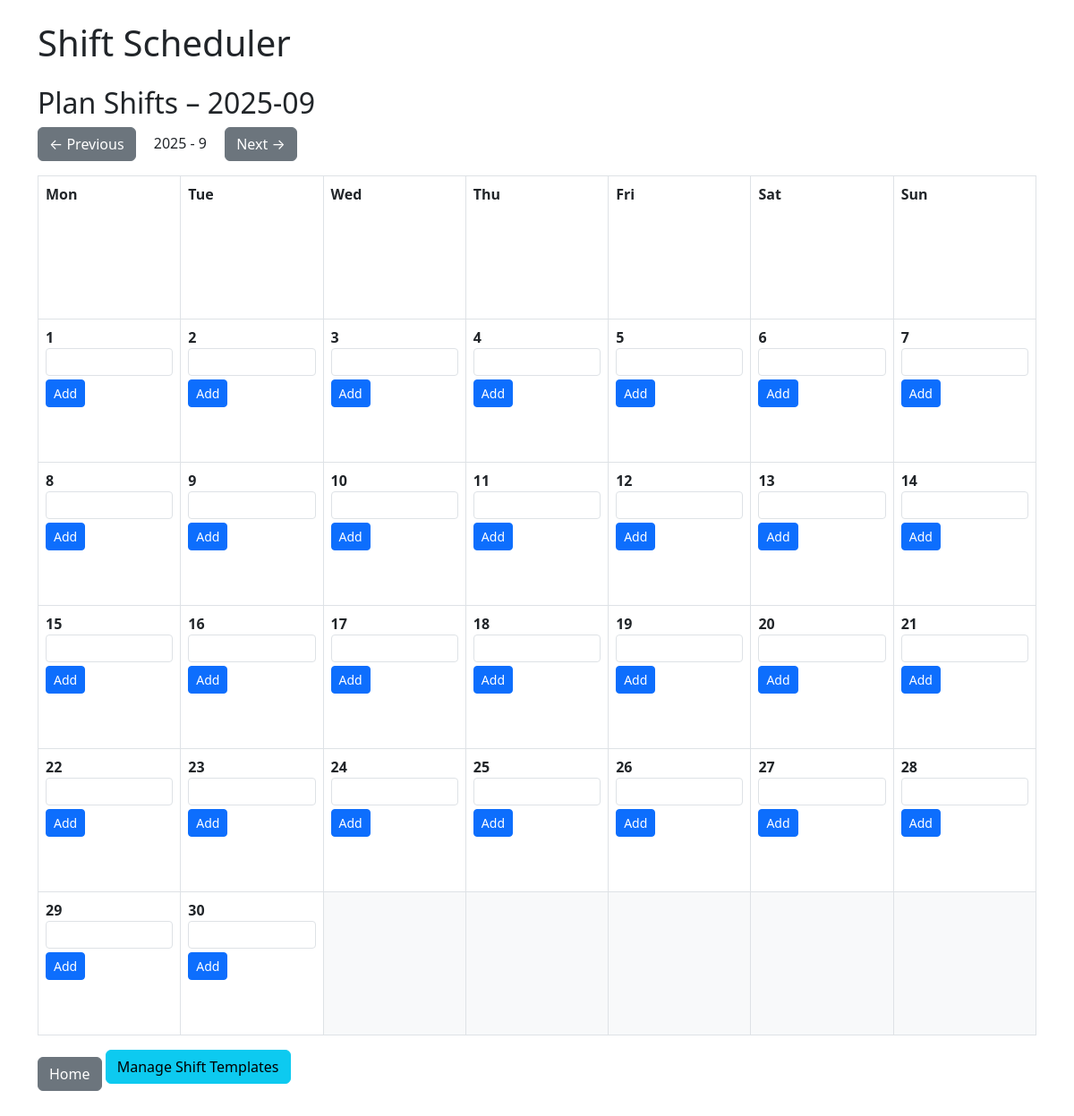
Before: /plan_schedule/2025/9 with the older database file.
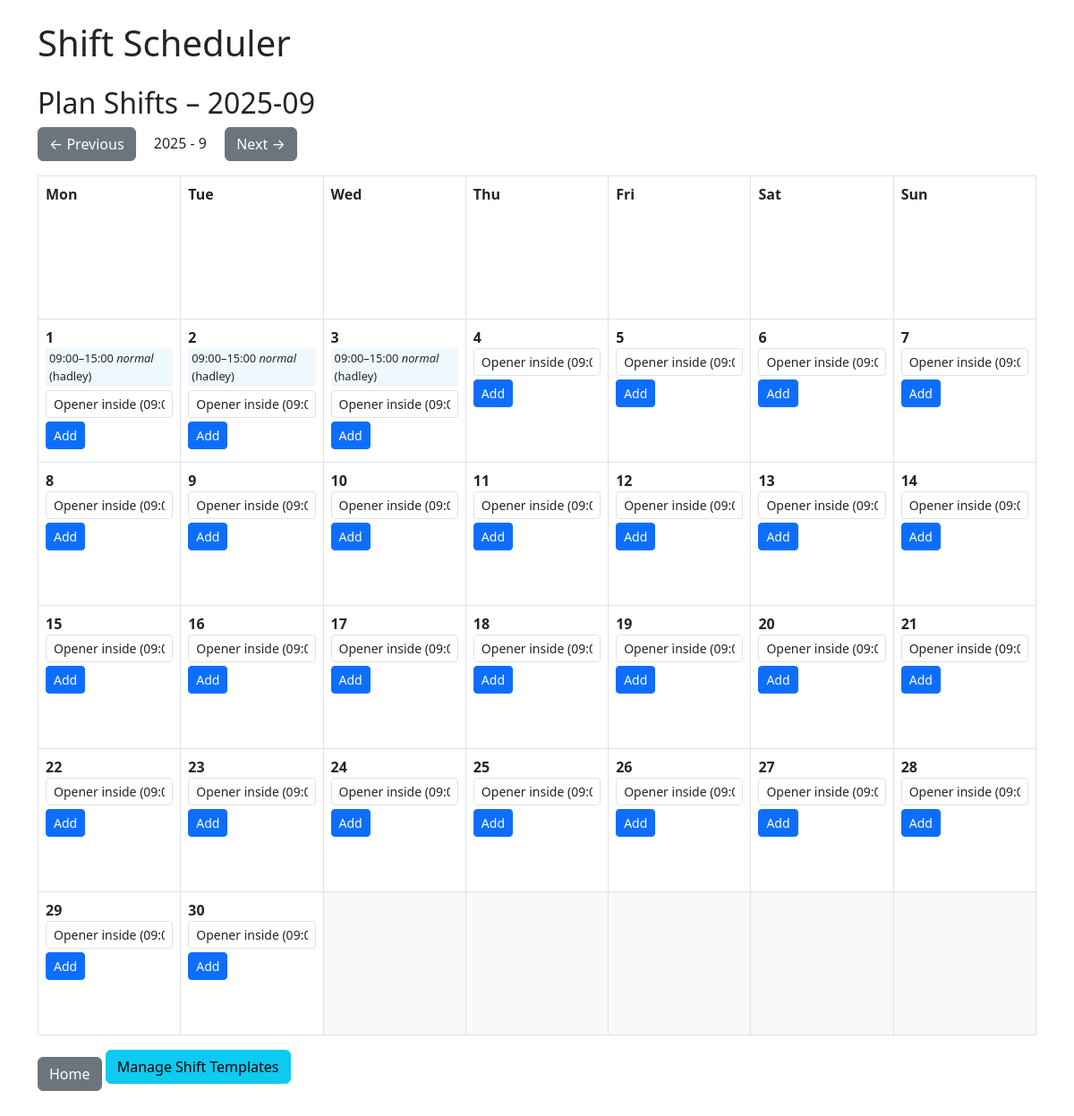
After: the same page with the newer database file.
### models.py (models this page shows, shortened)
class Shift(db.Model):
    id = db.Column(db.Integer, primary_key=True)
    date = db.Column(db.Date, nullable=False)
    start_time = db.Column(db.Time, nullable=False)
    end_time = db.Column(db.Time, nullable=False)
    role_type = db.Column(db.String(20), default="normal")
    worker_id = db.Column(db.Integer, db.ForeignKey('worker.id', ondelete="CASCADE"), nullable=True)

class Worker(db.Model):
    id = db.Column(db.Integer, primary_key=True)
    name = db.Column(db.String(50), nullable=False)
    shifts = db.relationship('Shift', backref='worker', cascade="all, delete-orphan", passive_deletes=True)
    user_id = db.Column(db.Integer, db.ForeignKey('user.id'), unique=True)
    user = db.relationship('User', backref=db.backref('worker', uselist=False))
    unavailable_days = db.Column(db.Text, default='[]')  # JSON string like {"2025-08-05": true, "2025-08-13": true}
    is_cart_staff = db.Column(db.Boolean, default=False)
    is_turn_grill_staff = db.Column(db.Boolean, default=False)

### app.py (the view, shortened to what this page needs)
@app.route("/plan_schedule/<int:year>/<int:month>", methods=["GET", "POST"])
def plan_schedule(year, month):
    days = list(calendar.Calendar().itermonthdates(year, month))
    shifts = Shift.query.filter(
        extract("year", Shift.date) == year,
        extract("month", Shift.date) == month
    ).all()
    shifts_by_day = {}
    for s in shifts:
        key = s.date.strftime("%Y-%m-%d") if isinstance(s.date, date) else s.date.date().strftime("%Y-%m-%d")
        shifts_by_day.setdefault(key, []).append(s)
    prev_month = month - 1 or 12
    next_month = month + 1 if month < 12 else 1
    prev_year = year - 1 if month == 1 else year
    next_year = year + 1 if month == 12 else year
    templates = ShiftTemplate.query.all()
    return render_template(
        "plan_schedule.html",
        year=year,
        month=month,
        days=days,
        shifts_by_day=shifts_by_day,
        prev_month=prev_month,
        next_month=next_month,
        prev_year=prev_year,
        next_year=next_year,
        templates=templates  # pass to template
    )

### templates/plan_schedule.html (shortened to what this page needs)
{% extends "base.html" %}
{% block content %}
<h2>Plan Shifts – {{ year }}-{{ "%02d"|format(month) }}</h2>
<div class="calendar-nav mb-3">
    <a href="{{ url_for('plan_schedule', year=prev_year, month=prev_month) }}" class="btn btn-secondary">← Previous</a>
    <span class="mx-3">{{ year }} - {{ month }}</span>
    <a href="{{ url_for('plan_schedule', year=next_year, month=next_month) }}" class="btn btn-secondary">Next →</a>
</div>
<form method="POST" action="{{ url_for('plan_schedule', year=year, month=month) }}">
<table class="table table-bordered calendar">
    <thead>
        <tr>
            <th>Mon</th><th>Tue</th><th>Wed</th><th>Thu</th>
            <th>Fri</th><th>Sat</th><th>Sun</th>
        </tr>
    </thead>
    <tbody>
        <tr>
        {% for d in days %}
            {% if d.month != month %}
                <td class="bg-light"></td>
            {% else %}
                <td valign="top">
                    <strong>{{ d.day }}</strong>
                    {% set day_key = d.strftime("%Y-%m-%d") %}
                    <div class="shift-list">
                        {% for shift in shifts_by_day.get(day_key, []) %}
                            <div class="shift-entry
                            ">
                                {{ shift.start_time.strftime("%H:%M") }}–{{ shift.end_time.strftime("%H:%M") }}
                                <em>{{ shift.role_type }}</em>
                                {% if shift.worker %}
                                    ({{ shift.worker.name }})
                                {% else %}
                                    <strong>Unassigned</strong>
                                {% endif %}
                            </div>
                        {% endfor %}
                    </div>
                    <form method="POST" action="{{ url_for('plan_schedule', year=year, month=month) }}">
                        <select name="template_id" class="form-control form-control-sm mb-1">
                            {% for t in templates %}
                                <option value="{{ t.id }}">{{ t.name }} ({{ t.start_time.strftime("%H:%M") }}–{{ t.end_time.strftime("%H:%M") }}, {{ t.role_type }})</option>
                            {% endfor %}
                        </select>
                        <button type="submit" class="btn btn-sm btn-primary">Add</button>
                    </form>
                </td>
            {% endif %}
            {% if d.weekday() == 6 and not loop.last %}
                </tr><tr>
            {% endif %}
        {% endfor %}
        </tr>
    </tbody>
</table>
</form>
<a href="{{ url_for('dashboard_manager') }}" class="btn btn-secondary">Home</a>
<a href="{{ url_for('shift_templates') }}" class="btn btn-info mb-3">Manage Shift Templates</a>
{% endblock %}

### templates/base.html (shortened to what this page needs)
<!DOCTYPE html>
<html lang="en">
<head>
    <link rel="stylesheet" href="https://cdn.jsdelivr.net/npm/bootstrap@5.3.0/dist/css/bootstrap.min.css">
</head>
<body class="p-4">
    <div class="container">
        <h1 class="mb-4">Shift Scheduler</h1>
        {% block content %}{% endblock %}
    </div>
</body>
</html>

### templates/plan_schedule.html (style rules this page uses)
.calendar th, .calendar td { width: 14%; height: 160px; vertical-align: top; }
.shift-entry { background: #f0f8ff; margin-bottom: 4px; padding: 2px 4px; border-radius: 4px; font-size: 0.8em; }

Changed rows visible on the page:
added Shift: start_time "09:00", end_time "15:00", role_type "normal", worker.name "hadley", shown under "1"
added Shift: start_time "09:00", end_time "15:00", role_type "normal", worker.name "hadley", shown under "2"
added Shift: start_time "09:00", end_time "15:00", role_type "normal", worker.name "hadley", shown under "3"
Other visible differences:
form field template_id: (not shown) → "Opener inside (09:00–15:00, normal)"
